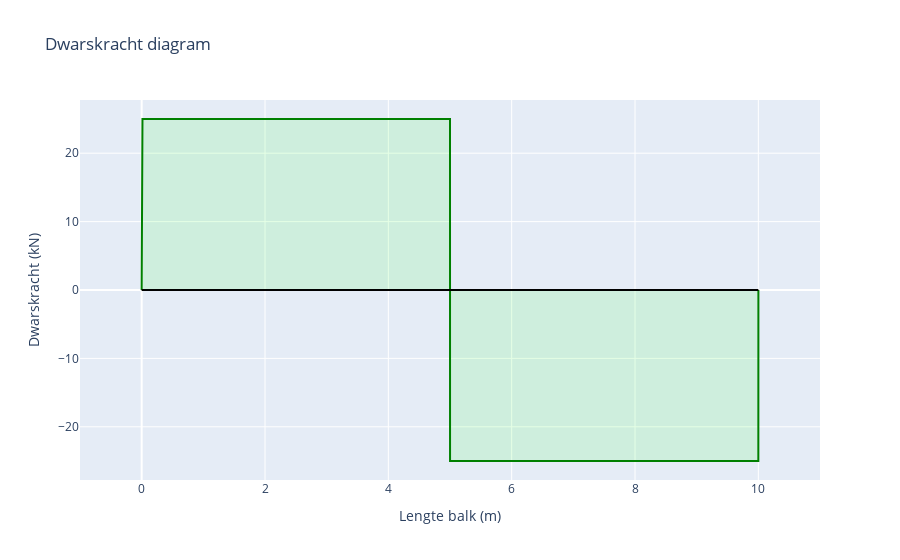

Notebook code for this chart:
### Code cell
layout = go.Layout(
    title="Dwarskracht diagram",
    xaxis=dict(title="Lengte balk (m)", range=[-1, lengteBalk+1]),
    yaxis=dict(title="Dwarskracht (kN)"),
    showlegend=False
)

line = go.Scatter(
    x=X,
    y= sum(shearForce),
    mode='lines',
    name='Dwarskracht (kN)',
    fill = 'tonexty',
    line_color='green',
    fillcolor='rgba(0,255,0,0.1)'
)

axis = go.Scatter(
    x= [0,lengteBalk],
    y= [0,0],
    mode='lines',
    line_color='black'
)

fig= go.Figure(data=[line, axis], layout=layout)
fig.show()

### Figure 1 — Plotly figure (JSON) as saved in the notebook; plotly's stock layout.template omitted (floating-point values rounded to 4 significant figures; data arrays with more than 128 entries replaced by an {"elided": "..."} marker saying what was removed)
{"data": [{"fill": "tonexty", "fillcolor": "rgba(0,255,0,0.1)", "line": {"color": "green"}, "mode": "lines", "name": "Dwarskracht (kN)", "type": "scatter", "x": {"elided": "10002 float values"}, "y": {"elided": "10002 int values"}}, {"line": {"color": "black"}, "mode": "lines", "type": "scatter", "x": [0, 10], "y": [0, 0]}], "layout": {"showlegend": false, "title": {"text": "Dwarskracht diagram"}, "xaxis": {"range": [-1, 11], "title": {"text": "Lengte balk (m)"}}, "yaxis": {"title": {"text": "Dwarskracht (kN)"}}}}
